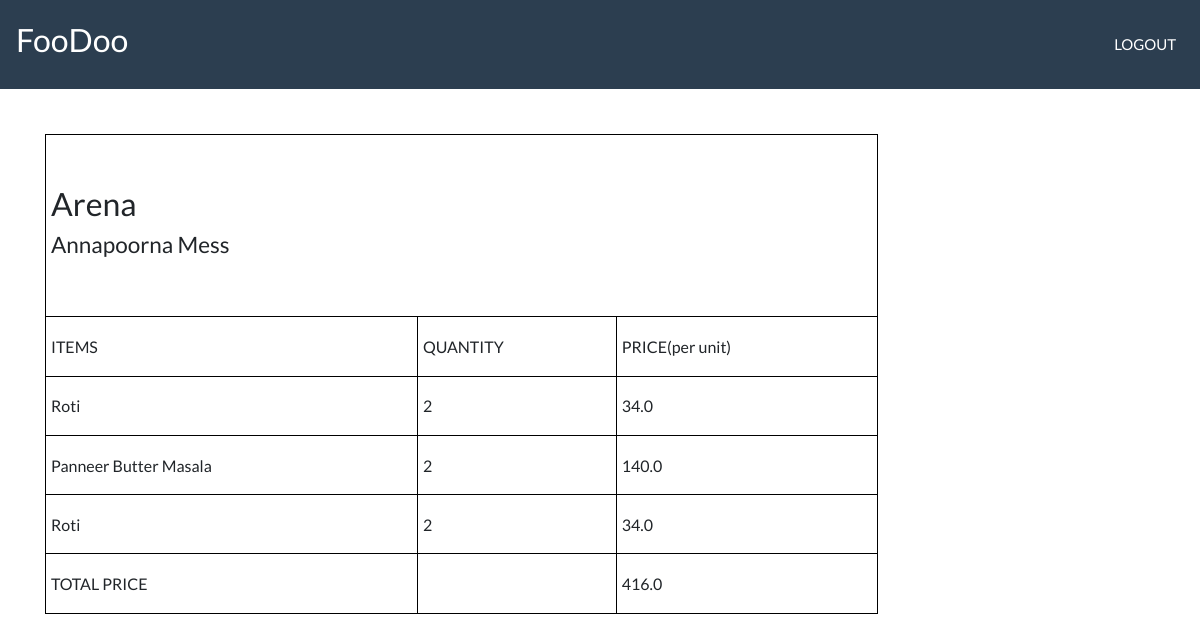
Page /order_summary/ (signed in) on the committed database.
### foodapp/models.py (models this page shows, shortened)
class FoodCourt(models.Model):
    name=models.CharField(max_length=100)
    description=models.CharField(null=True,blank=True,max_length=100)
    foodcourt_image = models.ImageField(null=True, blank=True, upload_to="foodcourt-images/")
    fc_id=models.CharField(max_length=50)
    category=models.CharField(null=True,blank=True,max_length=200)

class Store(models.Model):
    foodcourt=models.ForeignKey(FoodCourt,on_delete=models.CASCADE)
    name=models.CharField(max_length=100)
    number=models.CharField(max_length=50)
    cover=models.ImageField(null=True, blank=True, upload_to="pics/")
    category=models.ForeignKey(Category,on_delete=models.CASCADE)
    owner=models.ForeignKey(User,on_delete=models.CASCADE,default=1)
    rating=models.FloatField(default=0)

class Cart(models.Model):
    user = models.ForeignKey(User, on_delete=models.CASCADE, null=True, blank=True)
    item = models.ForeignKey(Item, on_delete=models.CASCADE, null=True, blank=True)
    quantity = models.IntegerField(default=0, null=True, blank=True)

class Item(models.Model):
    name=models.CharField(max_length=100)
    price=models.FloatField(default=0)
    cuisine=models.CharField(max_length=100,null=True,blank=True)
    menu=models.ForeignKey(MenuCatalog,on_delete=models.CASCADE,default=1)
    store=models.ForeignKey(Store,on_delete=models.CASCADE,default=1)
    is_available=models.BooleanField(default=True)
    description=models.TextField(max_length=200,null=True,blank=True)
    rating=models.FloatField(default=0)

### foodapp/views.py (the view)
# urls.py: path('order_summary/', order_summary),
def order_summary(request):
    user = request.user
    cart = Cart.objects.filter(user = user)
    total_price=0
    for item in cart:
        q = item.quantity
        p = item.item.price
        price = p*q
        total_price+= price
    return render(request, "summary.html",
                            {"user":user,"cart":cart,"total_price":total_price,
                            "foodcourt":cart[0].item.store.foodcourt.name,
                            "storename":cart[0].item.store.name})

### foodapp/templates/summary.html (shortened to what this page needs)
{% extends 'base.html' %} {% block body %}
<div class="container">
    <table style="width: 75%; height: 60%;">
            <tr>
                <th colspan="3">
                <h3>{{foodcourt}}</h3>
                <h4>{{storename}}</h4>
                </th>
            </tr>
            <tr>
                <td>ITEMS</td>
                <td>QUANTITY</td>
                <td>PRICE(per unit)</td>
            </tr>
            {% for item in cart %}
            <tr>
                <td>{{item.item.name}}</td>
                <td>{{item.quantity}}</td>
                <td>{{item.item.price}}</td>
            </tr>
            {% endfor %}
            <tr>
                <td>TOTAL PRICE</td>
                <td></td>
                <td>{{total_price}}</td>
            </tr>
        </table>
    </div>
{% endblock %}

### foodapp/templates/base.html (shortened to what this page needs)
<html>
<head>
  <link rel="stylesheet" href="https://bootswatch.com/4/flatly/bootstrap.min.css">
</head>
<body>
  <nav class="navbar navbar-expand-lg navbar-dark bg-primary">
    <a class="navbar-brand" href="#">
      <h3>FooDoo</h3>
    </a>
    <div class="collapse navbar-collapse" id="navbarNavAltMarkup">
      <div class="navbar-nav ml-auto">
        {% if user.is_authenticated %}
        <a class="nav-item nav-link" href="/signout/">LOGOUT</a>
        {% else %}
        <a class="nav-item nav-link" href="/signin/">LOGIN</a>
        <a class="nav-item nav-link" href="/signup/">SIGNUP</a>
        {% endif %}
      </div>
    </div>
  </nav>
  <br> <br>{% block body %} {% endblock %}
</body>
</html>

### foodapp/templates/summary.html (style rules this page uses)
table, th, td { border: 1px solid black; border-collapse: collapse; }
th, td { padding: 5px; text-align: left; }

### rows in the picture
FoodCourt: name "Arena"
Store: name "Annapoorna Mess"
Cart: item.name "Roti", quantity "2", item.price "34.0"
Cart: item.name "Panneer Butter Masala", quantity "2", item.price "140.0"
Cart: item.name "Roti", quantity "2", item.price "34.0"

### other values in the picture
{{ total_price }} "416.0"
